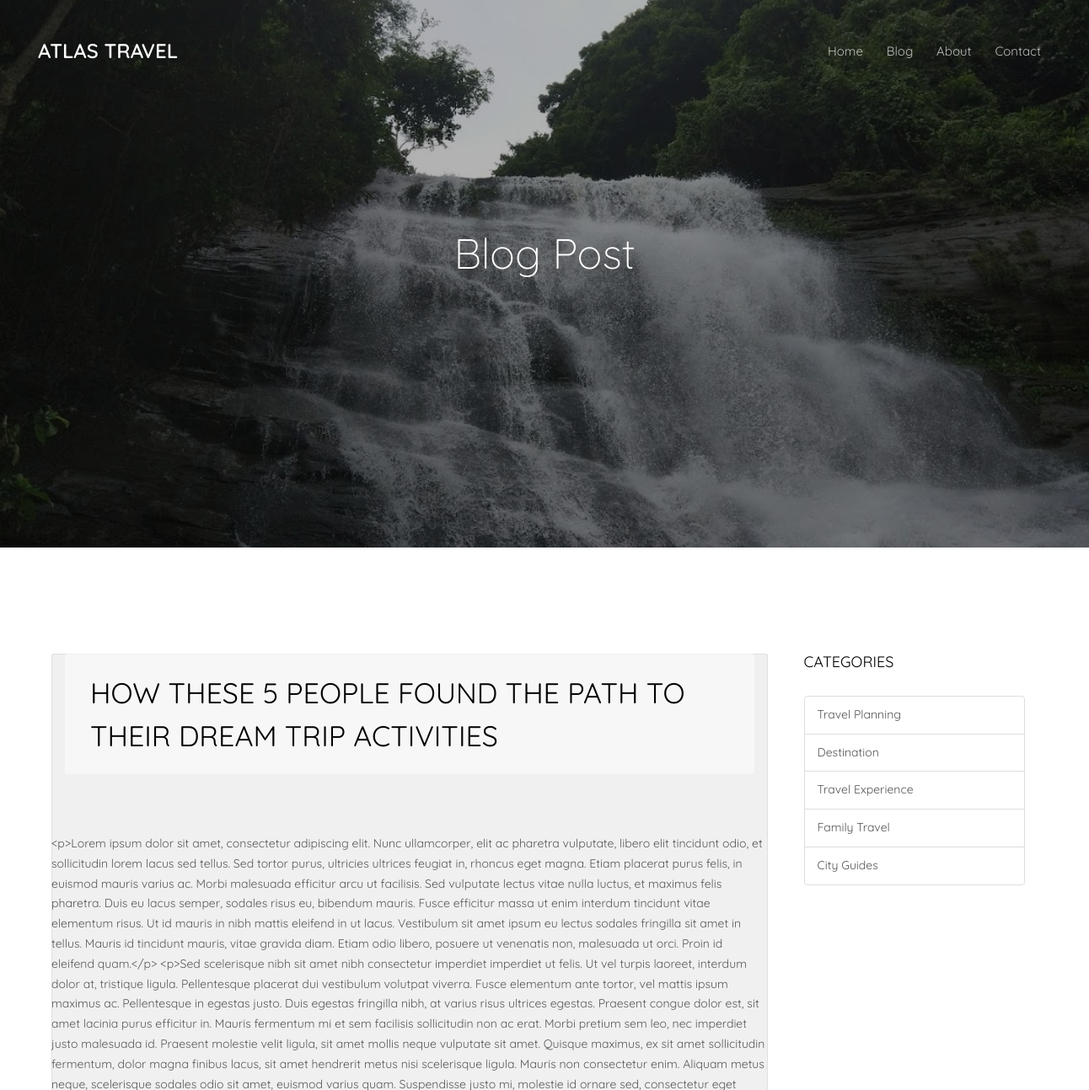
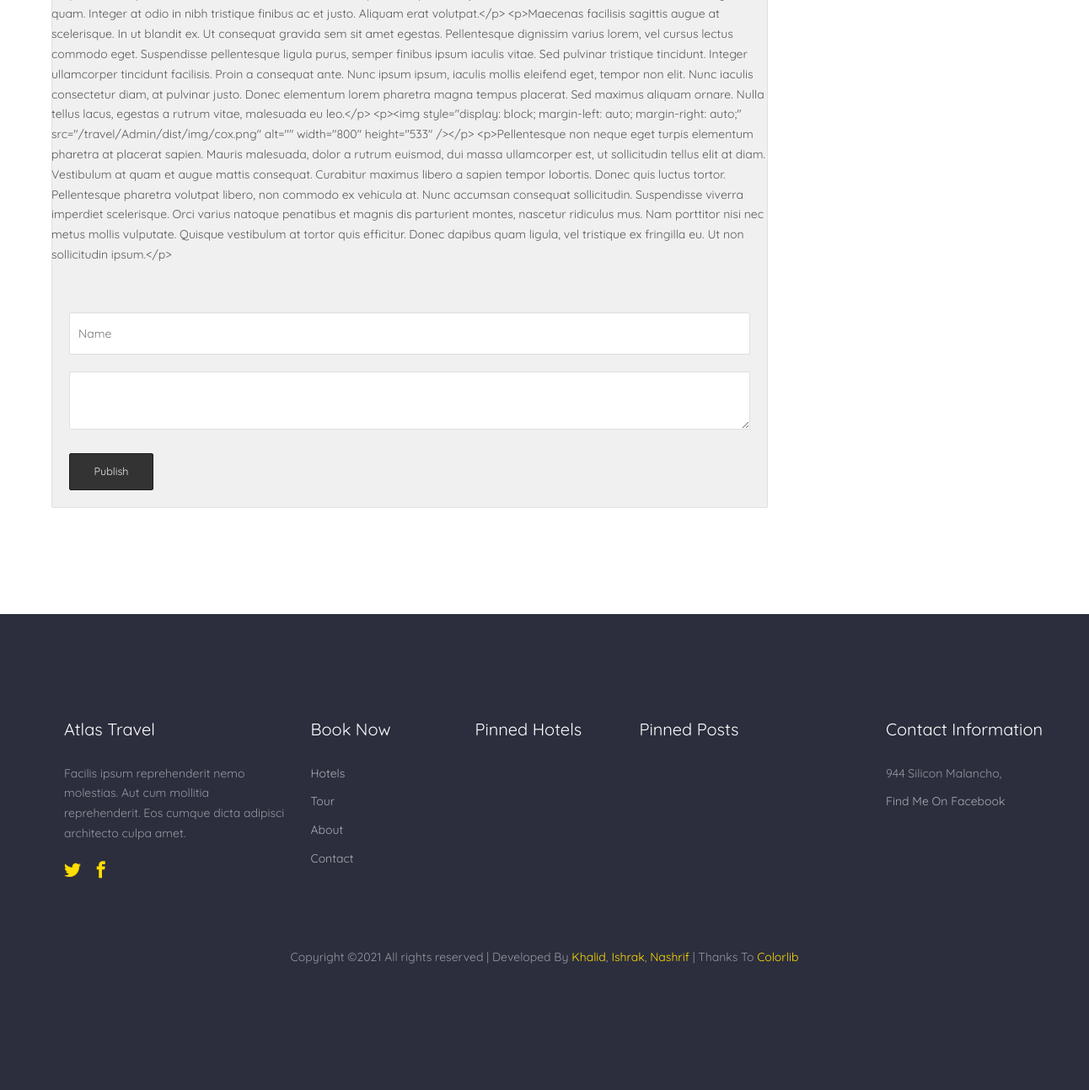
Page /post-view.php?post_id=2 on the committed database (2 pictures, top to bottom).
### tables this page shows
CREATE TABLE `posts` (
  `post_id` int(11) NOT NULL,
  `cat_id` int(11) DEFAULT NULL,
  `title` text,
  `description` text,
  `addedOn` timestamp NOT NULL DEFAULT CURRENT_TIMESTAMP ON UPDATE CURRENT_TIMESTAMP,
  `addedBy` varchar(50) DEFAULT NULL,
  `deletedAt` timestamp NULL DEFAULT NULL,
  `image` varchar(200) DEFAULT NULL,
  `last_modified` varchar(50) NOT NULL,
  `deletedBy` varchar(50) DEFAULT NULL
);

CREATE TABLE `categories` (
  `cat_id` int(11) NOT NULL,
  `title` varchar(100) DEFAULT NULL,
  `deletedAt` timestamp NULL DEFAULT NULL,
  `last_modified` varchar(50) NOT NULL,
  `deletedBy` varchar(50) NOT NULL
);

### post-view.php (the view, shortened to what this page needs)
<!DOCTYPE HTML>
<html>
	<head>
	<link rel="stylesheet" href="back/dist/css/public.css" />
	<link rel="stylesheet" href="css/animate.css">
	<link rel="stylesheet" href="css/icomoon.css">
	<link rel="stylesheet" href="css/bootstrap.css">
	<link rel="stylesheet" href="css/magnific-popup.css">
	<link rel="stylesheet" href="css/flexslider.css">
	<link rel="stylesheet" href="css/owl.carousel.min.css">
	<link rel="stylesheet" href="css/owl.theme.default.min.css">
	<link rel="stylesheet" href="css/bootstrap-datepicker.css">
	<link rel="stylesheet" href="fonts/flaticon/font/flaticon.css">
	<link rel="stylesheet" href="css/style.css">
	</head>
		<body>
	<div id="page">
<?php include 'nav.php'; ?>
		<aside id="colorlib-hero">
			<div class="flexslider">
				<ul class="slides">
			   	<li style="background-image: url(images/cover-img-15.jpg);">
			   		<div class="overlay"></div>
			   		<div class="container-fluid">
			   			<div class="row">
				   			<div class="col-md-6 col-md-offset-3 col-sm-12 col-xs-12 slider-text">
				   				<div class="slider-text-inner text-center">
				   					<h1>Blog Post</h1>
				   				</div>
				   			</div>
				   		</div>
			   		</div>
			   	</li>
			  	</ul>
		  	</div>
		</aside>
		<div class="colorlib-wrap">
			<div class="container">
				<div class="row">
					<div class="col-md-9">
						<div class="row">
							<div class="col-md-12">
								<div class="wrap-division">
							<?php
							    require 'config.php';
							    $statement=mysqli_query($conn, "SELECT * from posts where post_id= $_SESSION[post_id]");
			                    $row= mysqli_fetch_assoc($statement);
									echo "<div class=\"col-md-12 col-md-offset-0 heading2 animate-box\">";
										echo "<h2>$row[title]</h2>";
									echo "</div>";
									echo "<div class=\"row\">";
										echo "<div class=\"col-md-12 animate-box\">";
											echo "<div class=\"room-wrap\">";
												echo "<div class=\"row\">";
													echo "<div class=\"post-details\">$row[description]</div>";
												echo "</div>";
											echo "</div>";
										echo "</div>";
										include 'comments.php';
							?>
									</div>
								</div>
							</div>
						</div>
					</div>
<?php include 'sidebar.php'; ?>
				</div>
			</div>
		</div>
	</div>
<?php include 'footer.php'; ?>
	</body>
</html>

### sidebar.php
<div class="col-md-3">
	<div class="sidebar-wrap">
		<div class="side animate-box">
			<div class="row">
				<div class="col-md-12">
					<h3 class="sidebar-heading">Categories</h3>
						<div class="list-group">
			                <?php
			                    require 'config.php';
			                    $statement_cat="select * from categories where deletedAt is null order by cat_id asc";
			                    $res_data_cat = mysqli_query($conn, $statement_cat);
			                    if (mysqli_num_rows($res_data_cat) > 0)
			                    {
			                        while($row = mysqli_fetch_assoc($res_data_cat))
			                        {
						  				echo "<a href=\"categories-view.php?cat_id=$row[cat_id]\" class=\"list-group-item list-group-item-action\">$row[title]</a>";
			                    	}
			                    }
			                    else
			                    {
			                        echo "Nothing found in db";
			                    }
			                ?>
						</div>
				</div>
			</div>
		</div>
   	    </div>
</div>

### css/flexslider.css (style rules this page uses)
.slides, .slides > li, .flex-control-nav, .flex-direction-nav { margin: 0; padding: 0; list-style: none; }
.flexslider { margin: 0; padding: 0; }
.flexslider .slides > li { display: none; -webkit-backface-visibility: hidden; }
.flexslider .slides:after { display: block; clear: both; visibility: hidden; line-height: 0; height: 0; }
.flexslider { margin: 0 0 60px; background: #ffffff; border: 4px solid #ffffff; position: relative; zoom: 1; -webkit-border-radius: 4px; -moz-border-radius: 4px; border-radius: 4px; -webkit-box-shadow: '' 0 1px 4px rgba(0, 0, 0, 0.2); -moz-box-shadow: '' 0 1px 4px rgba(0, 0, 0, 0.2); -o-box-shadow: '' 0 1px 4px rgba(0, 0, 0, 0.2); box-shadow: '' 0 1px 4px rgba(0, 0, 0, 0.2); }
.flexslider .slides { zoom: 1; }

### css/style.css (style rules this page uses)
body { font-family: "Quicksand", Arial, sans-serif; font-weight: 400; font-size: 14px; line-height: 1.7; color: #595959; background: #fff; }
#page { position: relative; overflow-x: hidden; width: 100%; height: 100%; -webkit-transition: 0.5s; -o-transition: 0.5s; transition: 0.5s; }
a { color: #FFDD00; -webkit-transition: 0.5s; -o-transition: 0.5s; transition: 0.5s; }
h1, h2, h3, h4, h5, h6, figure { color: #000; font-family: "Quicksand", Arial, sans-serif; font-weight: 400; margin: 0 0 20px 0; }
#colorlib-hero { height: 650px; background: #fff url(../images/loader.gif) no-repeat center center; width: 100%; float: left; z-index: 0; }
#colorlib-hero .flexslider { border: none; z-index: 1; margin-bottom: 0; }
#colorlib-hero .flexslider .slides { position: relative; overflow: hidden; }
#colorlib-hero .flexslider .slides li { background-repeat: no-repeat; background-size: cover; background-position: center center; height: 650px; position: relative; }
#colorlib-hero .flexslider .slides li .overlay { position: absolute; top: 0; bottom: 0; left: 0; right: 0; background: rgba(0, 0, 0, 0.3); }
#colorlib-hero .flexslider .slider-text { display: table; opacity: 0; height: 650px; z-index: 9; }
#colorlib-hero .flexslider .slider-text > .slider-text-inner { display: table-cell; vertical-align: middle; height: 650px; padding: 2em; }
#colorlib-hero .flexslider .slider-text > .slider-text-inner h1, #colorlib-hero .flexslider .slider-text > .slider-text-inner h2 { margin: 0; padding: 0; color: white; }
#colorlib-hero .flexslider .slider-text > .slider-text-inner h1 { margin-bottom: 50px; font-size: 50px; line-height: 1.3; font-weight: 300; }
#colorlib-hotel, .colorlib-tour, .colorlib-wrap, #colorlib-contact, #colorlib-intro, #colorlib-testimony, #colorlib-blog, #colorlib-amenities, #colorlib-subscribe, #colorlib-footer { width: 100%; display: block; float: left; padding: 9em 0; clear: both; }
.wrap-division { padding-right: 2em; }
.sidebar-wrap { display: block; }
.sidebar-wrap .sidebar-heading { font-size: 18px; text-transform: uppercase; margin-bottom: 30px; }
.sidebar-wrap .side { margin-bottom: 4em; }
.heading2 { margin-bottom: 5em; padding: 20px 30px; background: #f7f7f7; border: 1px solid #f0f0f0; -webkit-border-radius: 4px; -moz-border-radius: 4px; -ms-border-radius: 4px; border-radius: 4px; }
.heading2 h2 { font-size: 34px; margin-bottom: 20px; line-height: 1.5; color: #000; position: relative; margin: 0; text-transform: uppercase; }
.room-wrap { display: block; margin-bottom: 4em; }

### rows in the picture
posts: title "HOW THESE 5 PEOPLE FOUND THE PATH TO THEIR DREAM TRIP ACTIVITIES", description "<p>Lorem ipsum dolor sit amet, consectetur adipiscing elit. Nunc ullamcorper, elit ac pharetra vulputate, libero elit tincidunt odio, et sollicitudin lorem lacus sed tellus. Sed tortor purus, ultricies ultrices feugiat in, rhoncus eget magna. Etiam placerat purus felis, in euismod mauris varius ac. Morbi malesuada efficitur arcu ut facilisis. Sed vulputate lectus vitae nulla luctus, et maximus felis pharetra. Duis eu lacus semper, sodales risus eu, bibendum mauris. Fusce efficitur massa ut enim interdum tincidunt vitae elementum risus. Ut id mauris in nibh mattis eleifend in ut lacus. Vestibulum sit amet ipsum eu lectus sodales fringilla sit amet in tellus. Mauris id tincidunt mauris, vitae…"
categories: title "Travel Planning"
categories: title "Destination"
categories: title "Travel Experience"
categories: title "Family Travel"
categories: title "City Guides"
